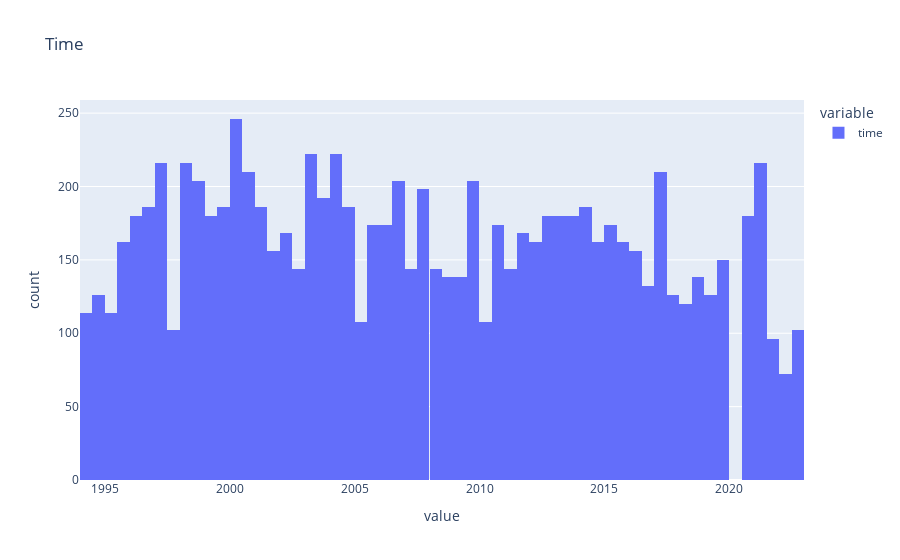

Notebook code for this chart:
### Code cell
raw_data["time"].plot.hist(nbins=100, title="Time")

### Figure 1 — Plotly figure (JSON) as saved in the notebook; plotly's stock layout.template omitted (floating-point values rounded to 4 significant figures; data arrays with more than 128 entries replaced by an {"elided": "..."} marker saying what was removed)
{"data": [{"alignmentgroup": "True", "bingroup": "x", "hovertemplate": "variable=time<br>value=%{x}<br>count=%{y}<extra></extra>", "legendgroup": "time", "marker": {"color": "#636efa", "pattern": {"shape": ""}}, "name": "time", "nbinsx": 100, "offsetgroup": "time", "orientation": "v", "showlegend": true, "type": "histogram", "x": {"elided": "9348 str values"}, "xaxis": "x", "yaxis": "y"}], "layout": {"barmode": "relative", "legend": {"title": {"text": "variable"}, "tracegroupgap": 0}, "title": {"text": "Time"}, "xaxis": {"anchor": "y", "domain": [0, 1], "title": {"text": "value"}}, "yaxis": {"anchor": "x", "domain": [0, 1], "title": {"text": "count"}}}}
